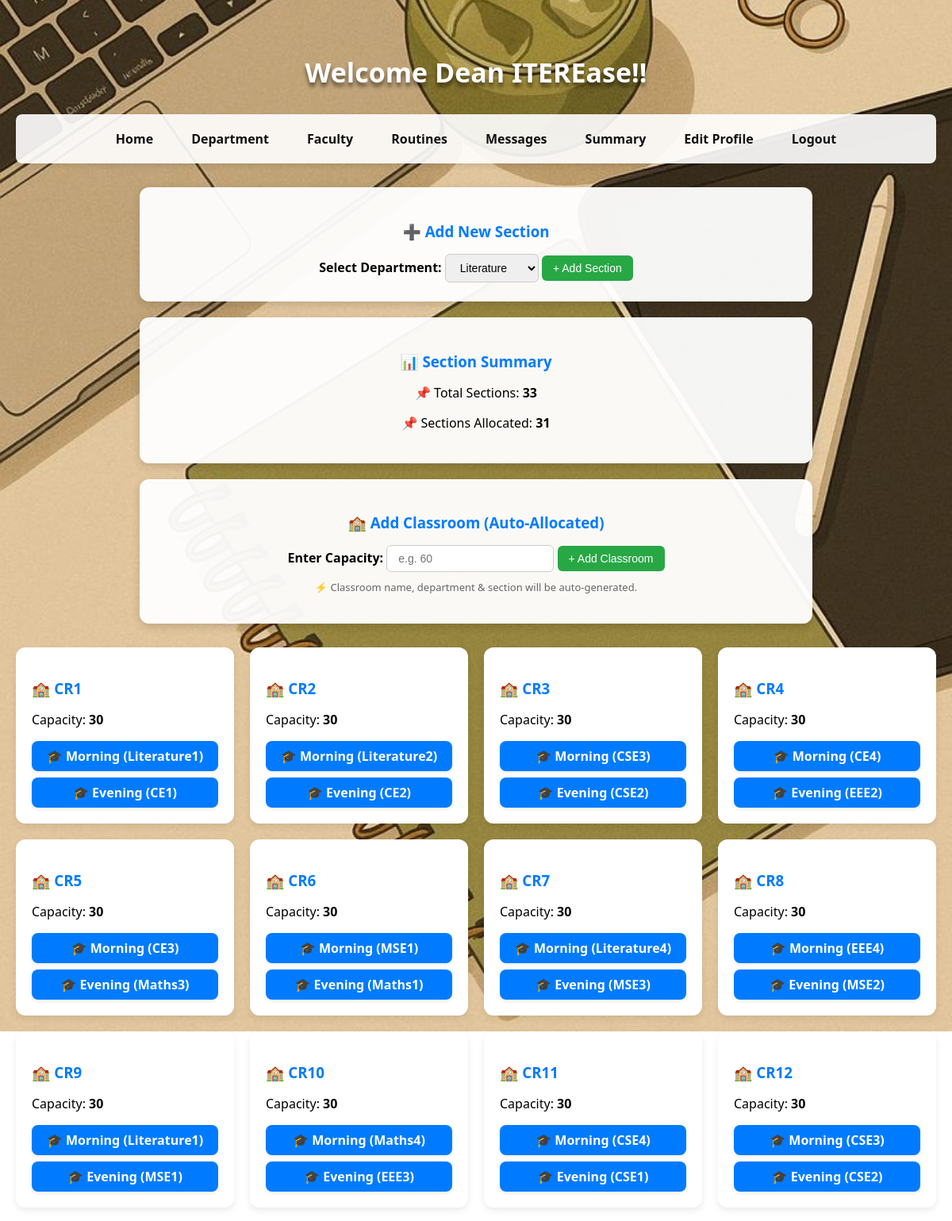
The app's page /deandashboard/1 (upper part) with its own data.
### app.py (models this page shows)
class Teacher(db.Model):
    __tablename__ = 'teacher'
    id = db.Column(db.Integer, primary_key=True, autoincrement=True)
    name = db.Column(db.String(100), nullable=False)
    email = db.Column(db.String(100), unique=True, nullable=False)
    password = db.Column(db.String(255), nullable=False)
    phone = db.Column(db.String(15), unique=True, nullable=False)
    address = db.Column(db.String(255))
    department_id = db.Column(db.Integer, db.ForeignKey('department.id'))
    classroom_id = db.Column(db.Integer, db.ForeignKey('classroom.id'))
    is_dean = db.Column(db.Boolean, default=False)
    workload = db.Column(db.Integer, default=0, nullable=False)
    subjects = db.relationship('Subject', backref='teacher')
    routine_slots = db.relationship('RoutineSlot', back_populates='teacher')

class ClassRoom(db.Model):
    __tablename__ = 'classroom'
    id = db.Column(db.Integer, primary_key=True)
    name = db.Column(db.String(100), nullable=False, unique=True)
    capacity = db.Column(db.Integer, nullable=False, default=30)
    batches = db.relationship('Batch', backref='classroom')
    students = db.relationship('Student', backref='classroom')
    teachers = db.relationship('Teacher', backref='classroom')

class Batch(db.Model):
    __tablename__ = 'batch'
    id = db.Column(db.Integer, primary_key=True, autoincrement=True)
    name = db.Column(db.String(50), nullable=False)  # Morning/Evening
    classroom_id = db.Column(db.Integer, db.ForeignKey('classroom.id'), nullable=False)
    section_id = db.Column(db.Integer, db.ForeignKey("section.id"), nullable=False)
    section = db.relationship('Section', backref='batches')

class Section(db.Model):
    __tablename__ = 'section'
    id = db.Column(db.Integer, primary_key=True, autoincrement=True)
    name = db.Column(db.String(10), nullable=False, unique=True)
    department_id = db.Column(db.Integer, db.ForeignKey('department.id'), nullable=False)
    selected_routine = db.Column(db.String(10), nullable=True)
    students = db.relationship('Student', backref='section')
    routines = db.relationship('Routine', backref='section')

### app.py (the view)
@app.route('/deandashboard/<id>', methods=['GET', 'POST'])
def deandashboard(id):
    if request.method == 'GET':
        dean = Teacher.query.filter_by(id=int(id)).first()
        if not dean:
            flash("❌ Dean not found.")
            return redirect('/')
        if not dean.is_dean:
            flash("⚠️ Access Denied")
            return redirect("/")
        classrooms = ClassRoom.query.all()
        batches = Batch.query.all()
        sections = Section.query.all()
        departments = Department.query.all()
        allocated_sections = Batch.query.with_entities(Batch.section_id).distinct().count()
        total_sections = len(sections)
        return render_template('deandashboard.html',dean=dean,classrooms=classrooms,batches=batches,sections=sections,departments=departments,allocated_sections=allocated_sections,total_sections=total_sections)

### templates/deandashboard.html (shortened to what this page needs)
<!DOCTYPE html>
<html lang="en">
<head>
</head>
<body>
    <h2>Welcome {{ dean.name }}!!</h2>
    <nav>
        <a href="/deandashboard/{{dean.id}}">Home</a>
        <a href="/departmentdetails/{{dean.id}}">Department</a>
        <a href="/showfaculty/{{dean.id}}">Faculty</a>
        <a href="/routine/{{dean.id}}"> Routines</a>
        <a href="/message/{{dean.id}}">Messages</a>
        <a href="/deansummary/{{ dean.id }}">Summary</a>
        <a href="/teditprofile/{{dean.id}}">Edit Profile</a>
        <a href="/logout">Logout</a>
    </nav>
    <div class="card">
        <h3>➕ Add New Section</h3>
        <form method="POST" action="/addsection">
            <label for="department_id"><b>Select Department:</b></label>
            <select name="department_id" id="department_id" required>
                {% for dept in departments %}
                    <option value="{{ dept.id }}">{{ dept.name }}</option>
                {% endfor %}
            </select>
            <button type="submit">+ Add Section</button>
        </form>
    </div>
    <div class="card">
        <h3>📊 Section Summary</h3>
        <p>📌 Total Sections: <b>{{ total_sections }}</b></p>
        <p>📌 Sections Allocated: <b>{{ allocated_sections }}</b></p>
    </div>
    <div class="card">
        <h3>🏫 Add Classroom (Auto-Allocated)</h3>
        <form method="POST" action="/addclassroom">
            <label for="capacity"><b>Enter Capacity:</b></label>
            <input type="number" name="capacity" id="capacity" placeholder="e.g. 60" required min="10">
            <button type="submit">+ Add Classroom</button>
        </form>
        <p style="margin-top:10px; font-size:13px; color:#666;">
            ⚡ Classroom name, department & section will be auto-generated.
        </p>
    </div>
    <div class="classrooms-container">
      {% for classroom in classrooms %}
        <div class="class-card">
          <h3>🏫 {{ classroom.name }}</h3>
          <p>Capacity: <b>{{ classroom.capacity }}</b></p>
          <div class="batch-container">
            {% for batch in classroom.batches %}
              <a href="/show_routine/{{ batch.section.id }}" class="batch-button">
                🎓 {{ batch.name }} ({{ batch.section.name }})
              </a>
            {% endfor %}
          </div>
        </div>
      {% endfor %}
    </div>
</body>
</html>

### templates/deandashboard.html (style rules this page uses)
body { font-family: 'Segoe UI', Tahoma, Geneva, Verdana, sans-serif; background: url("/static/pic.jpeg") no-repeat center center/cover; margin: 0; padding: 40px 20px; }
h1, h2 { color: #fff; font-size: 34px; margin-bottom: 30px; text-shadow: 0 5px 5px rgba(0,0,0,0.5); text-align: center; }
nav { display: flex; justify-content: center; gap: 20px; margin-bottom: 30px; padding: 12px; background: rgba(255, 255, 255, 0.9); border-radius: 8px; box-shadow: 0 3px 6px rgba(0,0,0,0.1); }
nav a { color: rgb(17, 17, 17); text-decoration: none; font-weight: bold; padding: 8px 14px; border-radius: 6px; transition: background 0.2s; }
.card { background: rgba(255, 255, 255, 0.95); border-radius: 12px; padding: 24px; margin: 20px auto; width: 80%; max-width: 800px; box-shadow: 0 4px 12px rgba(0,0,0,0.15); text-align: center; }
.card h3 { margin-bottom: 16px; color: #007BFF; }
input, select, button { padding: 8px 14px; border-radius: 6px; border: 1px solid #ccc; font-size: 14px; }
button { background: #28a745; color: #fff; border: none; cursor: pointer; transition: background 0.2s; }
.classrooms-container { display: grid; grid-template-columns: repeat(4, 1fr); gap: 20px; margin-top: 30px; }
.class-card { background-color: #fff; border-radius: 12px; box-shadow: 0 4px 8px rgba(0,0,0,0.08); padding: 20px; transition: transform 0.2s; }
.class-card h3 { color: #007BFF; margin-bottom: 10px; }
.batch-container { display: flex; flex-direction: column; gap: 8px; margin-top: 10px; }
.batch-button { display: block; padding: 8px; border-radius: 8px; background: #007BFF; color: white; font-weight: bold; text-align: center; text-decoration: none; box-shadow: 0 2px 5px rgba(0,0,0,0.08); transition: background 0.2s; }

### records on screen
Teacher: name "Dean ITEREase"
ClassRoom: name "CR1", capacity "30"
Batch: name "Morning", section.name "Literature1"
Batch: name "Evening", section.name "CE1"
ClassRoom: name "CR2", capacity "30"
Batch: name "Morning", section.name "Literature2"
Batch: name "Evening", section.name "CE2"
ClassRoom: name "CR3", capacity "30"
Batch: name "Morning", section.name "CSE3"
Batch: name "Evening", section.name "CSE2"
ClassRoom: name "CR4", capacity "30"
Batch: name "Morning", section.name "CE4"
Batch: name "Evening", section.name "EEE2"
ClassRoom: name "CR5", capacity "30"
Batch: name "Morning", section.name "CE3"
Batch: name "Evening", section.name "Maths3"
ClassRoom: name "CR6", capacity "30"
Batch: name "Morning", section.name "MSE1"
Batch: name "Evening", section.name "Maths1"
ClassRoom: name "CR7", capacity "30"
Batch: name "Morning", section.name "Literature4"
Batch: name "Evening", section.name "MSE3"
ClassRoom: name "CR8", capacity "30"
Batch: name "Morning", section.name "EEE4"
Batch: name "Evening", section.name "MSE2"
ClassRoom: name "CR9", capacity "30"
Batch: name "Morning", section.name "Literature1"
Batch: name "Evening", section.name "MSE1"
ClassRoom: name "CR10", capacity "30"
Batch: name "Morning", section.name "Maths4"
Batch: name "Evening", section.name "EEE3"
ClassRoom: name "CR11", capacity "30"
Batch: name "Morning", section.name "CSE4"
Batch: name "Evening", section.name "CSE1"
ClassRoom: name "CR12", capacity "30"
Batch: name "Morning", section.name "CSE3"
Batch: name "Evening", section.name "CSE2"

### other values on screen
{{ total_sections }} "33"
{{ allocated_sections }} "31"
form field department_id "Literature"
